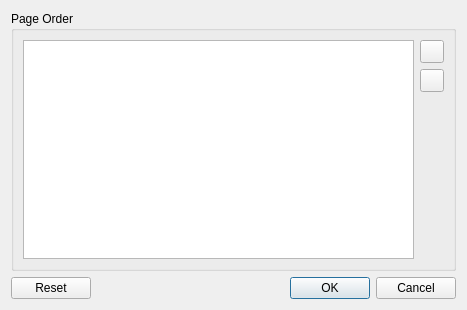
<ui version="4.0" >
 <comment>*********************************************************************
**
** Copyright (C) 2014 Digia Plc and/or its subsidiary(-ies).
** Contact: http://www.qt-project.org/legal
**
** This file is part of the Qt Designer of the Qt Toolkit.
**
** $QT_BEGIN_LICENSE:LGPL$
** Commercial License Usage
** Licensees holding valid commercial Qt licenses may use this file in
** accordance with the commercial license agreement provided with the
** Software or, alternatively, in accordance with the terms contained in
** a written agreement between you and Digia.  For licensing terms and
** conditions see http://qt.digia.com/licensing.  For further information
** use the contact form at http://qt.digia.com/contact-us.
**
** GNU Lesser General Public License Usage
** Alternatively, this file may be used under the terms of the GNU Lesser
** General Public License version 2.1 as published by the Free Software
** Foundation and appearing in the file LICENSE.LGPL included in the
** packaging of this file.  Please review the following information to
** ensure the GNU Lesser General Public License version 2.1 requirements
** will be met: http://www.gnu.org/licenses/old-licenses/lgpl-2.1.html.
**
** In addition, as a special exception, Digia gives you certain additional
** rights.  These rights are described in the Digia Qt LGPL Exception
** version 1.1, included in the file LGPL_EXCEPTION.txt in this package.
**
** GNU General Public License Usage
** Alternatively, this file may be used under the terms of the GNU
** General Public License version 3.0 as published by the Free Software
** Foundation and appearing in the file LICENSE.GPL included in the
** packaging of this file.  Please review the following information to
** ensure the GNU General Public License version 3.0 requirements will be
** met: http://www.gnu.org/copyleft/gpl.html.
**
**
** $QT_END_LICENSE$
**
*********************************************************************</comment>
 <class>qdesigner_internal::OrderDialog</class>
 <widget class="QDialog" name="qdesigner_internal::OrderDialog" >
  <property name="geometry" >
   <rect>
    <x>0</x>
    <y>0</y>
    <width>467</width>
    <height>310</height>
   </rect>
  </property>
  <property name="windowTitle" >
   <string>Change Page Order</string>
  </property>
  <layout class="QVBoxLayout" >
   <item>
    <widget class="QGroupBox" name="groupBox" >
     <property name="title" >
      <string>Page Order</string>
     </property>
     <layout class="QHBoxLayout" >
      <property name="spacing" >
       <number>6</number>
      </property>
      <property name="leftMargin" >
       <number>9</number>
      </property>
      <property name="topMargin" >
       <number>9</number>
      </property>
      <property name="rightMargin" >
       <number>9</number>
      </property>
      <property name="bottomMargin" >
       <number>9</number>
      </property>
      <item>
       <widget class="QListWidget" name="pageList" >
        <property name="minimumSize" >
         <size>
          <width>344</width>
          <height>0</height>
         </size>
        </property>
        <property name="dragDropMode" >
         <enum>QAbstractItemView::InternalMove</enum>
        </property>
        <property name="selectionMode" >
         <enum>QAbstractItemView::ContiguousSelection</enum>
        </property>
        <property name="movement" >
         <enum>QListView::Snap</enum>
        </property>
       </widget>
      </item>
      <item>
       <layout class="QVBoxLayout" >
        <property name="spacing" >
         <number>6</number>
        </property>
        <property name="leftMargin" >
         <number>0</number>
        </property>
        <property name="topMargin" >
         <number>0</number>
        </property>
        <property name="rightMargin" >
         <number>0</number>
        </property>
        <property name="bottomMargin" >
         <number>0</number>
        </property>
        <item>
         <widget class="QToolButton" name="upButton" >
          <property name="toolTip" >
           <string>Move page up</string>
          </property>
         </widget>
        </item>
        <item>
         <widget class="QToolButton" name="downButton" >
          <property name="toolTip" >
           <string>Move page down</string>
          </property>
         </widget>
        </item>
        <item>
         <spacer>
          <property name="sizePolicy" >
           <sizepolicy vsizetype="Expanding" hsizetype="Fixed" >
            <horstretch>0</horstretch>
            <verstretch>0</verstretch>
           </sizepolicy>
          </property>
          <property name="orientation" >
           <enum>Qt::Vertical</enum>
          </property>
          <property name="sizeHint" stdset="0" >
           <size>
            <width>20</width>
            <height>99</height>
           </size>
          </property>
         </spacer>
        </item>
       </layout>
      </item>
     </layout>
    </widget>
   </item>
   <item>
    <widget class="QDialogButtonBox" name="buttonBox" >
     <property name="orientation" >
      <enum>Qt::Horizontal</enum>
     </property>
     <property name="standardButtons" >
      <set>QDialogButtonBox::Cancel|QDialogButtonBox::Ok|QDialogButtonBox::Reset</set>
     </property>
    </widget>
   </item>
  </layout>
 </widget>
 <resources/>
 <connections>
  <connection>
   <sender>buttonBox</sender>
   <signal>accepted()</signal>
   <receiver>qdesigner_internal::OrderDialog</receiver>
   <slot>accept()</slot>
   <hints>
    <hint type="sourcelabel" >
     <x>50</x>
     <y>163</y>
    </hint>
    <hint type="destinationlabel" >
     <x>6</x>
     <y>151</y>
    </hint>
   </hints>
  </connection>
  <connection>
   <sender>buttonBox</sender>
   <signal>rejected()</signal>
   <receiver>qdesigner_internal::OrderDialog</receiver>
   <slot>reject()</slot>
   <hints>
    <hint type="sourcelabel" >
     <x>300</x>
     <y>160</y>
    </hint>
    <hint type="destinationlabel" >
     <x>348</x>
     <y>148</y>
    </hint>
   </hints>
  </connection>
 </connections>
</ui>
